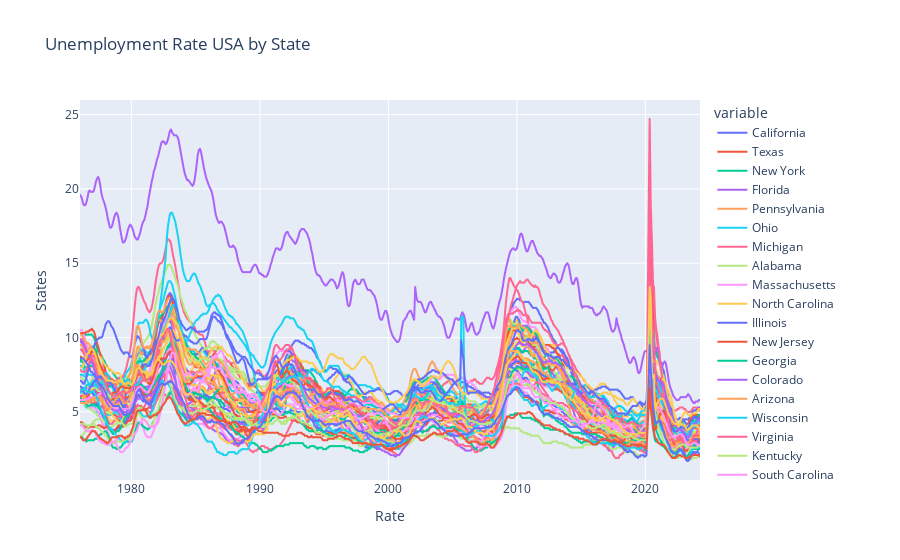

Source (notebook cell):
### Code cell
# Plot States Unemployment Rate
#px.line(uemp_states)
#uemp_states.plot(figsize=(20, 15), title='S&P500', lw=2)

px.line(uemp_states, title='Unemployment Rate USA by State').update_layout(
    xaxis_title="Rate", yaxis_title="States", 
)

### Figure 1 — Plotly figure (JSON) as saved in the notebook; plotly's stock layout.template omitted (floating-point values rounded to 4 significant figures; data arrays with more than 128 entries replaced by an {"elided": "..."} marker saying what was removed)
{"data": [{"hovertemplate": "variable=California<br>index=%{x}<br>value=%{y}<extra></extra>", "legendgroup": "California", "line": {"color": "#636efa", "dash": "solid"}, "marker": {"symbol": "circle"}, "mode": "lines", "name": "California", "showlegend": true, "type": "scattergl", "x": {"elided": "578 str values"}, "xaxis": "x", "y": {"elided": "578 float values"}, "yaxis": "y"}, {"hovertemplate": "variable=Texas<br>index=%{x}<br>value=%{y}<extra></extra>", "legendgroup": "Texas", "line": {"color": "#EF553B", "dash": "solid"}, "marker": {"symbol": "circle"}, "mode": "lines", "name": "Texas", "showlegend": true, "type": "scattergl", "x": {"elided": "578 str values"}, "xaxis": "x", "y": {"elided": "578 float values"}, "yaxis": "y"}, {"hovertemplate": "variable=New York<br>index=%{x}<br>value=%{y}<extra></extra>", "legendgroup": "New York", "line": {"color": "#00cc96", "dash": "solid"}, "marker": {"symbol": "circle"}, "mode": "lines", "name": "New York", "showlegend": true, "type": "scattergl", "x": {"elided": "578 str values"}, "xaxis": "x", "y": {"elided": "578 float values"}, "yaxis": "y"}, {"hovertemplate": "variable=Florida<br>index=%{x}<br>value=%{y}<extra></extra>", "legendgroup": "Florida", "line": {"color": "#ab63fa", "dash": "solid"}, "marker": {"symbol": "circle"}, "mode": "lines", "name": "Florida", "showlegend": true, "type": "scattergl", "x": {"elided": "578 str values"}, "xaxis": "x", "y": {"elided": "578 float values"}, "yaxis": "y"}, {"hovertemplate": "variable=Pennsylvania<br>index=%{x}<br>value=%{y}<extra></extra>", "legendgroup": "Pennsylvania", "line": {"color": "#FFA15A", "dash": "solid"}, "marker": {"symbol": "circle"}, "mode": "lines", "name": "Pennsylvania", "showlegend": true, "type": "scattergl", "x": {"elided": "578 str values"}, "xaxis": "x", "y": {"elided": "578 float values"}, "yaxis": "y"}, {"hovertemplate": "variable=Ohio<br>index=%{x}<br>value=%{y}<extra></extra>", "legendgroup": "Ohio", "line": {"color": "#19d3f3", "dash": "solid"}, "marker": {"symbol": "circle"}, "mode": "lines", "name": "Ohio", "showlegend": true, "type": "scattergl", "x": {"elided": "578 str values"}, "xaxis": "x", "y": {"elided": "578 float values"}, "yaxis": "y"}, {"hovertemplate": "variable=Michigan<br>index=%{x}<br>value=%{y}<extra></extra>", "legendgroup": "Michigan", "line": {"color": "#FF6692", "dash": "solid"}, "marker": {"symbol": "circle"}, "mode": "lines", "name": "Michigan", "showlegend": true, "type": "scattergl", "x": {"elided": "578 str values"}, "xaxis": "x", "y": {"elided": "578 float values"}, "yaxis": "y"}, {"hovertemplate": "variable=Alabama<br>index=%{x}<br>value=%{y}<extra></extra>", "legendgroup": "Alabama", "line": {"color": "#B6E880", "dash": "solid"}, "marker": {"symbol": "circle"}, "mode": "lines", "name": "Alabama", "showlegend": true, "type": "scattergl", "x": {"elided": "578 str values"}, "xaxis": "x", "y": {"elided": "578 float values"}, "yaxis": "y"}, {"hovertemplate": "variable=Massachusetts<br>index=%{x}<br>value=%{y}<extra></extra>", "legendgroup": "Massachusetts", "line": {"color": "#FF97FF", "dash": "solid"}, "marker": {"symbol": "circle"}, "mode": "lines", "name": "Massachusetts", "showlegend": true, "type": "scattergl", "x": {"elided": "578 str values"}, "xaxis": "x", "y": {"elided": "578 float values"}, "yaxis": "y"}, {"hovertemplate": "variable=North Carolina<br>index=%{x}<br>value=%{y}<extra></extra>", "legendgroup": "North Carolina", "line": {"color": "#FECB52", "dash": "solid"}, "marker": {"symbol": "circle"}, "mode": "lines", "name": "North Carolina", "showlegend": true, "type": "scattergl", "x": {"elided": "578 str values"}, "xaxis": "x", "y": {"elided": "578 float values"}, "yaxis": "y"}, {"hovertemplate": "variable=Illinois<br>index=%{x}<br>value=%{y}<extra></extra>", "legendgroup": "Illinois", "line": {"color": "#636efa", "dash": "solid"}, "marker": {"symbol": "circle"}, "mode": "lines", "name": "Illinois", "showlegend": true, "type": "scattergl", "x": {"elided": "578 str values"}, "xaxis": "x", "y": {"elided": "578 float values"}, "yaxis": "y"}, {"hovertemplate": "variable=New Jersey<br>index=%{x}<br>value=%{y}<extra></extra>", "legendgroup": "New Jersey", "line": {"color": "#EF553B", "dash": "solid"}, "marker": {"symbol": "circle"}, "mode": "lines", "name": "New Jersey", "showlegend": true, "type": "scattergl", "x": {"elided": "578 str values"}, "xaxis": "x", "y": {"elided": "578 float values"}, "yaxis": "y"}, {"hovertemplate": "variable=Georgia<br>index=%{x}<br>value=%{y}<extra></extra>", "legendgroup": "Georgia", "line": {"color": "#00cc96", "dash": "solid"}, "marker": {"symbol": "circle"}, "mode": "lines", "name": "Georgia", "showlegend": true, "type": "scattergl", "x": {"elided": "578 str values"}, "xaxis": "x", "y": {"elided": "578 float values"}, "yaxis": "y"}, {"hovertemplate": "variable=Colorado<br>index=%{x}<br>value=%{y}<extra></extra>", "legendgroup": "Colorado", "line": {"color": "#ab63fa", "dash": "solid"}, "marker": {"symbol": "circle"}, "mode": "lines", "name": "Colorado", "showlegend": true, "type": "scattergl", "x": {"elided": "578 str values"}, "xaxis": "x", "y": {"elided": "578 float values"}, "yaxis": "y"}, {"hovertemplate": "variable=Arizona<br>index=%{x}<br>value=%{y}<extra></extra>", "legendgroup": "Arizona", "line": {"color": "#FFA15A", "dash": "solid"}, "marker": {"symbol": "circle"}, "mode": "lines", "name": "Arizona", "showlegend": true, "type": "scattergl", "x": {"elided": "578 str values"}, "xaxis": "x", "y": {"elided": "578 float values"}, "yaxis": "y"}, {"hovertemplate": "variable=Wisconsin<br>index=%{x}<br>value=%{y}<extra></extra>", "legendgroup": "Wisconsin", "line": {"color": "#19d3f3", "dash": "solid"}, "marker": {"symbol": "circle"}, "mode": "lines", "name": "Wisconsin", "showlegend": true, "type": "scattergl", "x": {"elided": "578 str values"}, "xaxis": "x", "y": {"elided": "578 float values"}, "yaxis": "y"}, {"hovertemplate": "variable=Virginia<br>index=%{x}<br>value=%{y}<extra></extra>", "legendgroup": "Virginia", "line": {"color": "#FF6692", "dash": "solid"}, "marker": {"symbol": "circle"}, "mode": "lines", "name": "Virginia", "showlegend": true, "type": "scattergl", "x": {"elided": "578 str values"}, "xaxis": "x", "y": {"elided": "578 float values"}, "yaxis": "y"}, {"hovertemplate": "variable=Kentucky<br>index=%{x}<br>value=%{y}<extra></extra>", "legendgroup": "Kentucky", "line": {"color": "#B6E880", "dash": "solid"}, "marker": {"symbol": "circle"}, "mode": "lines", "name": "Kentucky", "showlegend": true, "type": "scattergl", "x": {"elided": "578 str values"}, "xaxis": "x", "y": {"elided": "578 float values"}, "yaxis": "y"}, {"hovertemplate": "variable=South Carolina<br>index=%{x}<br>value=%{y}<extra></extra>", "legendgroup": "South Carolina", "line": {"color": "#FF97FF", "dash": "solid"}, "marker": {"symbol": "circle"}, "mode": "lines", "name": "South Carolina", "showlegend": true, "type": "scattergl", "x": {"elided": "578 str values"}, "xaxis": "x", "y": {"elided": "578 float values"}, "yaxis": "y"}, {"hovertemplate": "variable=New Mexico<br>index=%{x}<br>value=%{y}<extra></extra>", "legendgroup": "New Mexico", "line": {"color": "#FECB52", "dash": "solid"}, "marker": {"symbol": "circle"}, "mode": "lines", "name": "New Mexico", "showlegend": true, "type": "scattergl", "x": {"elided": "578 str values"}, "xaxis": "x", "y": {"elided": "578 float values"}, "yaxis": "y"}, {"hovertemplate": "variable=Minnesota<br>index=%{x}<br>value=%{y}<extra></extra>", "legendgroup": "Minnesota", "line": {"color": "#636efa", "dash": "solid"}, "marker": {"symbol": "circle"}, "mode": "lines", "name": "Minnesota", "showlegend": true, "type": "scattergl", "x": {"elided": "578 str values"}, "xaxis": "x", "y": {"elided": "578 float values"}, "yaxis": "y"}, {"hovertemplate": "variable=Tennessee<br>index=%{x}<br>value=%{y}<extra></extra>", "legendgroup": "Tennessee", "line": {"color": "#EF553B", "dash": "solid"}, "marker": {"symbol": "circle"}, "mode": "lines", "name": "Tennessee", "showlegend": true, "type": "scattergl", "x": {"elided": "578 str values"}, "xaxis": "x", "y": {"elided": "578 float values"}, "yaxis": "y"}, {"hovertemplate": "variable=Washington<br>index=%{x}<br>value=%{y}<extra></extra>", "legendgroup": "Washington", "line": {"color": "#00cc96", "dash": "solid"}, "marker": {"symbol": "circle"}, "mode": "lines", "name": "Washington", "showlegend": true, "type": "scattergl", "x": {"elided": "578 str values"}, "xaxis": "x", "y": {"elided": "578 float values"}, "yaxis": "y"}, {"hovertemplate": "variable=Maryland<br>index=%{x}<br>value=%{y}<extra></extra>", "legendgroup": "Maryland", "line": {"color": "#ab63fa", "dash": "solid"}, "marker": {"symbol": "circle"}, "mode": "lines", "name": "Maryland", "showlegend": true, "type": "scattergl", "x": {"elided": "578 str values"}, "xaxis": "x", "y": {"elided": "578 float values"}, "yaxis": "y"}, {"hovertemplate": "variable=Oregon<br>index=%{x}<br>value=%{y}<extra></extra>", "legendgroup": "Oregon", "line": {"color": "#FFA15A", "dash": "solid"}, "marker": {"symbol": "circle"}, "mode": "lines", "name": "Oregon", "showlegend": true, "type": "scattergl", "x": {"elided": "578 str values"}, "xaxis": "x", "y": {"elided": "578 float values"}, "yaxis": "y"}, {"hovertemplate": "variable=West Virginia<br>index=%{x}<br>value=%{y}<extra></extra>", "legendgroup": "West Virginia", "line": {"color": "#19d3f3", "dash": "solid"}, "marker": {"symbol": "circle"}, "mode": "lines", "name": "West Virginia", "showlegend": true, "type": "scattergl", "x": {"elided": "578 str values"}, "xaxis": "x", "y": {"elided": "578 float values"}, "yaxis": "y"}, {"hovertemplate": "variable=Nevada<br>index=%{x}<br>value=%{y}<extra></extra>", "legendgroup": "Nevada", "line": {"color": "#FF6692", "dash": "solid"}, "marker": {"symbol": "circle"}, "mode": "lines", "name": "Nevada", "showlegend": true, "type": "scattergl", "x": {"elided": "578 str values"}, "xaxis": "x", "y": {"elided": "578 float values"}, "yaxis": "y"}, {"hovertemplate": "variable=Arkansas<br>index=%{x}<br>value=%{y}<extra></extra>", "legendgroup": "Arkansas", "line": {"color": "#B6E880", "dash": "solid"}, "marker": {"symbol": "circle"}, "mode": "lines", "name": "Arkansas", "showlegend": true, "type": "scattergl", "x": {"elided": "578 str values"}, "xaxis": "x", "y": {"elided": "578 float values"}, "yaxis": "y"}, {"hovertemplate": "variable=Oklahoma<br>index=%{x}<br>value=%{y}<extra></extra>", "legendgroup": "Oklahoma", "line": {"color": "#FF97FF", "dash": "solid"}, "marker": {"symbol": "circle"}, "mode": "lines", "name": "Oklahoma", "showlegend": true, "type": "scattergl", "x": {"elided": "578 str values"}, "xaxis": "x", "y": {"elided": "578 float values"}, "yaxis": "y"}, {"hovertemplate": "variable=Missouri<br>index=%{x}<br>value=%{y}<extra></extra>", "legendgroup": "Missouri", "line": {"color": "#FECB52", "dash": "solid"}, "marker": {"symbol": "circle"}, "mode": "lines", "name": "Missouri", "showlegend": true, "type": "scattergl", "x": {"elided": "578 str values"}, "xaxis": "x", "y": {"elided": "578 float values"}, "yaxis": "y"}, {"hovertemplate": "variable=Alaska<br>index=%{x}<br>value=%{y}<extra></extra>", "legendgroup": "Alaska", "line": {"color": "#636efa", "dash": "solid"}, "marker": {"symbol": "circle"}, "mode": "lines", "name": "Alaska", "showlegend": true, "type": "scattergl", "x": {"elided": "578 str values"}, "xaxis": "x", "y": {"elided": "578 float values"}, "yaxis": "y"}, {"hovertemplate": "variable=Iowa<br>index=%{x}<br>value=%{y}<extra></extra>", "legendgroup": "Iowa", "line": {"color": "#EF553B", "dash": "solid"}, "marker": {"symbol": "circle"}, "mode": "lines", "name": "Iowa", "showlegend": true, "type": "scattergl", "x": {"elided": "578 str values"}, "xaxis": "x", "y": {"elided": "578 float values"}, "yaxis": "y"}, {"hovertemplate": "variable=Utah<br>index=%{x}<br>value=%{y}<extra></extra>", "legendgroup": "Utah", "line": {"color": "#00cc96", "dash": "solid"}, "marker": {"symbol": "circle"}, "mode": "lines", "name": "Utah", "showlegend": true, "type": "scattergl", "x": {"elided": "578 str values"}, "xaxis": "x", "y": {"elided": "578 float values"}, "yaxis": "y"}, {"hovertemplate": "variable=Puerto Rico<br>index=%{x}<br>value=%{y}<extra></extra>", "legendgroup": "Puerto Rico", "line": {"color": "#ab63fa", "dash": "solid"}, "marker": {"symbol": "circle"}, "mode": "lines", "name": "Puerto Rico", "showlegend": true, "type": "scattergl", "x": {"elided": "578 str values"}, "xaxis": "x", "y": {"elided": "578 float values"}, "yaxis": "y"}, {"hovertemplate": "variable=Indiana<br>index=%{x}<br>value=%{y}<extra></extra>", "legendgroup": "Indiana", "line": {"color": "#FFA15A", "dash": "solid"}, "marker": {"symbol": "circle"}, "mode": "lines", "name": "Indiana", "showlegend": true, "type": "scattergl", "x": {"elided": "578 str values"}, "xaxis": "x", "y": {"elided": "578 float values"}, "yaxis": "y"}, {"hovertemplate": "variable=Louisiana<br>index=%{x}<br>value=%{y}<extra></extra>", "legendgroup": "Louisiana", "line": {"color": "#19d3f3", "dash": "solid"}, "marker": {"symbol": "circle"}, "mode": "lines", "name": "Louisiana", "showlegend": true, "type": "scattergl", "x": {"elided": "578 str values"}, "xaxis": "x", "y": {"elided": "578 float values"}, "yaxis": "y"}, {"hovertemplate": "variable=Hawaii<br>index=%{x}<br>value=%{y}<extra></extra>", "legendgroup": "Hawaii", "line": {"color": "#FF6692", "dash": "solid"}, "marker": {"symbol": "circle"}, "mode": "lines", "name": "Hawaii", "showlegend": true, "type": "scattergl", "x": {"elided": "578 str values"}, "xaxis": "x", "y": {"elided": "578 float values"}, "yaxis": "y"}, {"hovertemplate": "variable=North Dakota<br>index=%{x}<br>value=%{y}<extra></extra>", "legendgroup": "North Dakota", "line": {"color": "#B6E880", "dash": "solid"}, "marker": {"symbol": "circle"}, "mode": "lines", "name": "North Dakota", "showlegend": true, "type": "scattergl", "x": {"elided": "578 str values"}, "xaxis": "x", "y": {"elided": "578 float values"}, "yaxis": "y"}, {"hovertemplate": "variable=Montana<br>index=%{x}<br>value=%{y}<extra></extra>", "legendgroup": "Montana", "line": {"color": "#FF97FF", "dash": "solid"}, "marker": {"symbol": "circle"}, "mode": "lines", "name": "Montana", "showlegend": true, "type": "scattergl", "x": {"elided": "578 str values"}, "xaxis": "x", "y": {"elided": "578 float values"}, "yaxis": "y"}, {"hovertemplate": "variable=the District of Columbia<br>index=%{x}<br>value=%{y}<extra></extra>", "legendgroup": "the District of Columbia", "line": {"color": "#FECB52", "dash": "solid"}, "marker": {"symbol": "circle"}, "mode": "lines", "name": "the District of Columbia", "showlegend": true, "type": "scattergl", "x": {"elided": "578 str values"}, "xaxis": "x", "y": {"elided": "578 float values"}, "yaxis": "y"}, {"hovertemplate": "variable=Mississippi<br>index=%{x}<br>value=%{y}<extra></extra>", "legendgroup": "Mississippi", "line": {"color": "#636efa", "dash": "solid"}, "marker": {"symbol": "circle"}, "mode": "lines", "name": "Mississippi", "showlegend": true, "type": "scattergl", "x": {"elided": "578 str values"}, "xaxis": "x", "y": {"elided": "578 float values"}, "yaxis": "y"}, {"hovertemplate": "variable=Maine<br>index=%{x}<br>value=%{y}<extra></extra>", "legendgroup": "Maine", "line": {"color": "#EF553B", "dash": "solid"}, "marker": {"symbol": "circle"}, "mode": "lines", "name": "Maine", "showlegend": true, "type": "scattergl", "x": {"elided": "578 str values"}, "xaxis": "x", "y": {"elided": "578 float values"}, "yaxis": "y"}, {"hovertemplate": "variable=Nebraska<br>index=%{x}<br>value=%{y}<extra></extra>", "legendgroup": "Nebraska", "line": {"color": "#00cc96", "dash": "solid"}, "marker": {"symbol": "circle"}, "mode": "lines", "name": "Nebraska", "showlegend": true, "type": "scattergl", "x": {"elided": "578 str values"}, "xaxis": "x", "y": {"elided": "578 float values"}, "yaxis": "y"}, {"hovertemplate": "variable=Connecticut<br>index=%{x}<br>value=%{y}<extra></extra>", "legendgroup": "Connecticut", "line": {"color": "#ab63fa", "dash": "solid"}, "marker": {"symbol": "circle"}, "mode": "lines", "name": "Connecticut", "showlegend": true, "type": "scattergl", "x": {"elided": "578 str values"}, "xaxis": "x", "y": {"elided": "578 float values"}, "yaxis": "y"}, {"hovertemplate": "variable=Idaho<br>index=%{x}<br>value=%{y}<extra></extra>", "legendgroup": "Idaho", "line": {"color": "#FFA15A", "dash": "solid"}, "marker": {"symbol": "circle"}, "mode": "lines", "name": "Idaho", "showlegend": true, "type": "scattergl", "x": {"elided": "578 str values"}, "xaxis": "x", "y": {"elided": "578 float values"}, "yaxis": "y"}, {"hovertemplate": "variable=New Hampshire<br>index=%{x}<br>value=%{y}<extra></extra>", "legendgroup": "New Hampshire", "line": {"color": "#19d3f3", "dash": "solid"}, "marker": {"symbol": "circle"}, "mode": "lines", "name": "New Hampshire", "showlegend": true, "type": "scattergl", "x": {"elided": "578 str values"}, "xaxis": "x", "y": {"elided": "578 float values"}, "yaxis": "y"}, {"hovertemplate": "variable=Rhode Island<br>index=%{x}<br>value=%{y}<extra></extra>", "legendgroup": "Rhode Island", "line": {"color": "#FF6692", "dash": "solid"}, "marker": {"symbol": "circle"}, "mode": "lines", "name": "Rhode Island", "showlegend": true, "type": "scattergl", "x": {"elided": "578 str values"}, "xaxis": "x", "y": {"elided": "578 float values"}, "yaxis": "y"}, {"hovertemplate": "variable=Kansas<br>index=%{x}<br>value=%{y}<extra></extra>", "legendgroup": "Kansas", "line": {"color": "#B6E880", "dash": "solid"}, "marker": {"symbol": "circle"}, "mode": "lines", "name": "Kansas", "showlegend": true, "type": "scattergl", "x": {"elided": "578 str values"}, "xaxis": "x", "y": {"elided": "578 float values"}, "yaxis": "y"}, {"hovertemplate": "variable=Wyoming<br>index=%{x}<br>value=%{y}<extra></extra>", "legendgroup": "Wyoming", "line": {"color": "#FF97FF", "dash": "solid"}, "marker": {"symbol": "circle"}, "mode": "lines", "name": "Wyoming", "showlegend": true, "type": "scattergl", "x": {"elided": "578 str values"}, "xaxis": "x", "y": {"elided": "578 float values"}, "yaxis": "y"}, {"hovertemplate": "variable=Delaware<br>index=%{x}<br>value=%{y}<extra></extra>", "legendgroup": "Delaware", "line": {"color": "#FECB52", "dash": "solid"}, "marker": {"symbol": "circle"}, "mode": "lines", "name": "Delaware", "showlegend": true, "type": "scattergl", "x": {"elided": "578 str values"}, "xaxis": "x", "y": {"elided": "578 float values"}, "yaxis": "y"}, {"hovertemplate": "variable=Vermont<br>index=%{x}<br>value=%{y}<extra></extra>", "legendgroup": "Vermont", "line": {"color": "#636efa", "dash": "solid"}, "marker": {"symbol": "circle"}, "mode": "lines", "name": "Vermont", "showlegend": true, "type": "scattergl", "x": {"elided": "578 str values"}, "xaxis": "x", "y": {"elided": "578 float values"}, "yaxis": "y"}, {"hovertemplate": "variable=South Dakota<br>index=%{x}<br>value=%{y}<extra></extra>", "legendgroup": "South Dakota", "line": {"color": "#EF553B", "dash": "solid"}, "marker": {"symbol": "circle"}, "mode": "lines", "name": "South Dakota", "showlegend": true, "type": "scattergl", "x": {"elided": "578 str values"}, "xaxis": "x", "y": {"elided": "578 float values"}, "yaxis": "y"}], "layout": {"legend": {"title": {"text": "variable"}, "tracegroupgap": 0}, "title": {"text": "Unemployment Rate USA by State"}, "xaxis": {"anchor": "y", "domain": [0, 1], "title": {"text": "Rate"}}, "yaxis": {"anchor": "x", "domain": [0, 1], "title": {"text": "States"}}}}
